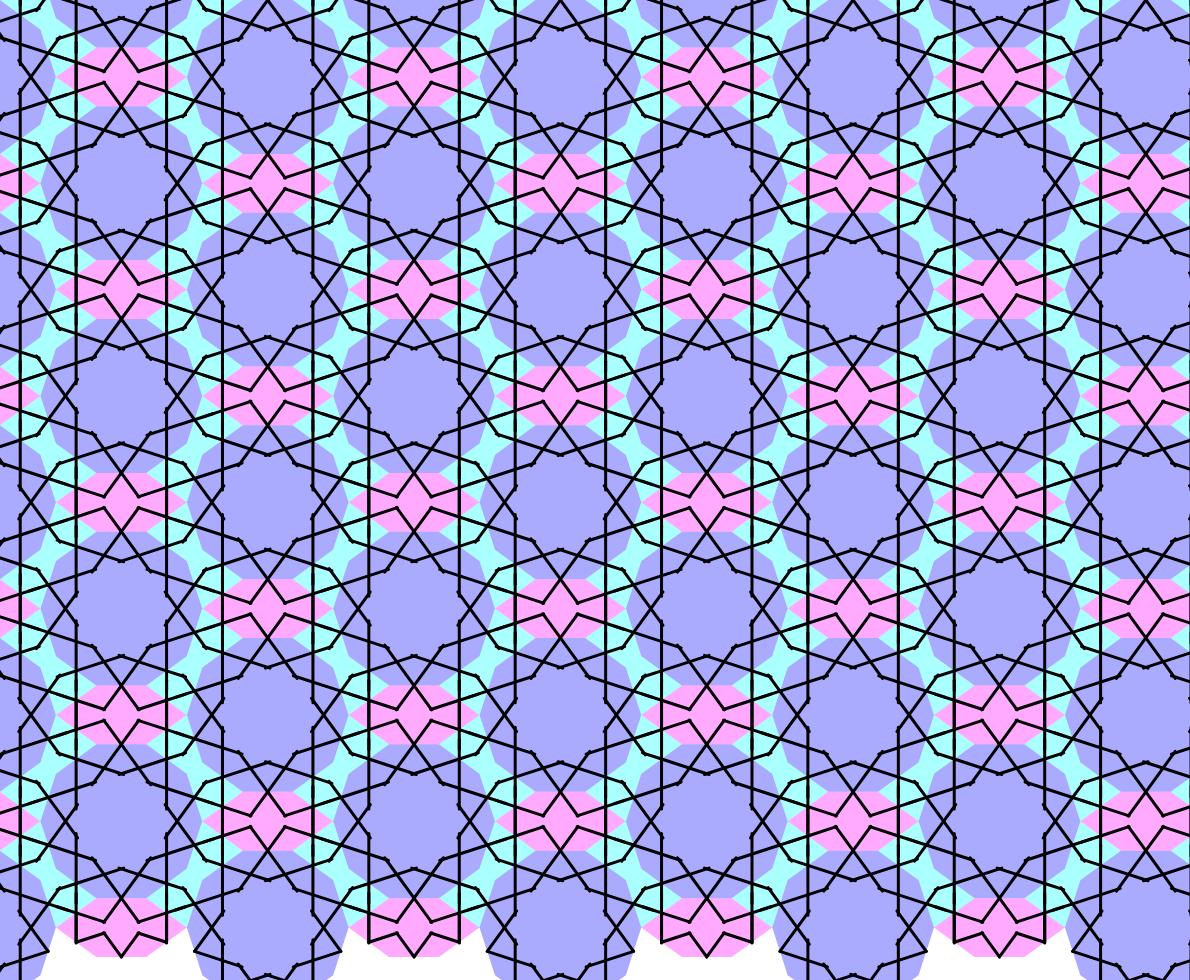
Frame 1 (no input)
Frame 60 (no input): identical to frame 1, image omitted
Frame 120 (the mouse pressed at the canvas centre since frame 60): identical to frame 1, image omitted

The p5.js sketch that drew this single still picture (run headless with seeded random() and noise() and a simulated clock; from frame 60 on, the mouse is pressed at the canvas centre):

// p5.js sketch
// ── sketch.js
// описание внутренних углов тайлов 
const pentagon = Array(5).fill(108);
const decagon = Array(10).fill(144);
const hexagon = [72, 144, 144, 72, 144, 144];
const bowtie = [72, 72, 216, 72, 72, 216];
const rhombus = [72, 108, 72, 108];

// каждому тайлу сопоставляем цвет
const options = [[rhombus, "#ff000055"], [pentagon, "#00ff0055"], [decagon, "#0000ff55"], [hexagon, "#ff00ff55"], [bowtie, "#00ffff55"]];

// массив сгенерированных тайлов
const tiles = [];

// смещение от изначального положения (для возможности перетаскивания отображаемой области области)
let displacement;

function setup() {
  displacement = createVector();
  // создаем холст
  createCanvas(window.innerWidth - 10, window.innerHeight - 20);

  // шаблоны тайлов для расположения на холсте
  const samples = 
  [
    new Tile(...options[2], createVector(), 50),
    (new Tile(...options[3], createVector(), 30)).rotate(PI / 5, 3),
    (new Tile(...options[4], createVector(), 20)).rotate(6 / 5 * PI),
    (new Tile(...options[4], createVector(), 20)).rotate(6 / 5 * HALF_PI)
  ];

  // константы смещения
  // для вытянутого гексагона
  const hexoffconst = getDistVec(samples[0], 5, 7).add(getDistVec(samples[1], 3, 4));
  // для "бабочки"
  const bowoffconst = getDistVec(samples[0], 7, 0);
  // горизонтальное смещение тайлов
  const horoffconst = createVector(getDistVec(samples[0], 0, 5).mag() + getDistVec(samples[1], 0, 3).mag());
  // вертикальное
  const veroffconst = createVector(0, getDistVec(samples[0], 2, 0).add(getDistVec(samples[1], 2, 3)).y);
  // переодическое смещение (каждую вторую строку)
  const horperconst = createVector(getDistVec(samples[0], 2, 9).add(getDistVec(samples[1], 2, 3)).x);

  for (let i = -1; i < 9; ++i) {
    // будет ли смещение вправо в данной строке
    const horperoff = horperconst.copy().mult(abs(i) % 2);
    // вертикальное смещение слоя i
    const veroff = veroffconst.copy().mult(i);
    // повторяем, чтобы сделать паттерн
    for (let j = -1; j < 9; ++j) {
      // горизонтальное смещение колонки j
      const offset = horoffconst.copy().mult(j).add(horperoff).add(veroff);
      // обавляем декагон
      tiles.push(samples[0].copy().move(offset));
      // гексагон
      tiles.push(samples[1].copy().move(offset.copy().add(hexoffconst)));
      // и 2 "бабочки"
      tiles.push(samples[2].copy().move(offset));
      tiles.push(samples[3].copy().move(offset.copy().add(bowoffconst)));
    }
  }
}

function draw() {
  background(255);
  // смещаемся на текущее смещение по координатам
  translate(displacement.x, displacement.y);
  // для каждого объекта из tiles вызываем метод draw (отрисовка)
  tiles.map(tile => tile.draw());
}

function mouseDragged() {
  // добавить смещение при перетаскивании мышкой
  displacement.add(createVector(mouseX - pmouseX, mouseY - pmouseY));
  return false;
}

function touchMoved() {
  // тоже перетаскивание, но для мобильных устройств (тачскринов)
  mouseDragged();
  return false;
}
// ── edge.js
/**
 * @class Класс для хранения вершин ребра
 */
class Edge {
  /**
   * Конструктор
   * @param {p5.Vector} p1 вершина 1
   * @param {p5.Vector} p2 вершина 2
   */
  constructor(p1, p2) {
    this.p1 = p1.copy();
    this.p2 = p2.copy();
  }
  /**
   * Получить длину ребра
   * @returns {number}
   */
  len() {
    return this.p1.copy().sub(this.p2).mag();
  }
  /**
   * Получить середину ребра
   * @returns {p5.Vector}
   */
  mid() {
    return this.p1.copy().add(this.p2).div(2);
  }
  /**
   * Удлинить ребро от первой точки
   * @param {number} val множитель
   * @returns {Edge}
   */
  scale1(val) {
    this.p2.sub(this.p1);
    this.p2.mult(val/this.p2.mag()).add(this.p1);
    return this;
  }
  /**
   * Удлинить ребро от второй точки
   * @param {number} val множитель
   * @returns {Edge}
   */
  scale2(val) {
    this.p1.sub(this.p2);
    this.p1.mult(val/this.p1.mag()).add(this.p2);
    return this;
  }
  /**
   * Повернуть ребро относительно первой вершины на `angle` в радианах
   * @param {number} angle Угол
   * @returns {Edge}
   */
  rotate1(angle) {
    this.p2.sub(this.p1).rotate(angle).add(this.p1);
    return this;
  }
  /**
   * Повернуть ребро относительно второй вершины на `angle` в радианах
   * @param {number} angle Угол
   * @returns {Edge}
   */
  rotate2(angle) {
    this.p1.sub(this.p2).rotate(angle).add(this.p2);
    return this;
  }
  /**
   * Отрисовка
   */
  draw() {
    line(this.p1.x, this.p1.y, this.p2.x, this.p2.y);
  }
}
// ── helper.js
/**
 * @param {p5.Vector} point
 * @param {Array<p5.Vector>} vs
 * @returns {boolean} is a point inside polygon
 */
function inside(point, vs) {
  // ray-casting algorithm based on
  // https://wrf.ecse.rpi.edu/Research/Short_Notes/pnpoly.html/pnpoly.html

  const x = point.x, y = point.y;

  let inside = false;
  for (let i = 0, j = vs.length - 1; i < vs.length; j = i++) {
    const xi = vs[i].x, yi = vs[i].y;
    const xj = vs[j].x, yj = vs[j].y;

    const intersect = ((yi > y) != (yj > y))
      && (x < (xj - xi) * (y - yi) / (yj - yi) + xi);
    if (intersect) inside = !inside;
  }

  return inside;
};

// Warn if overriding existing method
if (Array.prototype.equals)
  console.warn("Overriding existing Array.prototype.equals. Possible causes: New API defines the method, there's a framework conflict or you've got double inclusions in your code.");
// attach the .equals method to Array's prototype to call it on any array
Array.prototype.equals = function (array) {
  // if the other array is a falsy value, return
  if (!array)
    return false;

  // compare lengths - can save a lot of time 
  if (this.length != array.length)
    return false;

  for (let i = 0, l = this.length; i < l; i++) {
    // Check if we have nested arrays
    if (this[i] instanceof Array && array[i] instanceof Array) {
      // recurse into the nested arrays
      if (!this[i].equals(array[i]))
        return false;
    }
    else if (this[i] != array[i]) {
      // Warning - two different object instances will never be equal: {x:20} != {x:20}
      return false;
    }
  }
  return true;
}
// Hide method from for-in loops
Object.defineProperty(Array.prototype, "equals", { enumerable: false });

/**
 * @param {Array} items
 * @returns {any} randomly sampled item from array
 */
function sample(items) {
  return items[floor(random() * items.length)];
}

// Warn if overriding existing method
if (Array.prototype.copy)
  console.warn("Overriding existing Array.prototype.copy. Possible causes: New API defines the method, there's a framework conflict or you've got double inclusions in your code.");
// attach the .copy method to Array's prototype to call it on any array
Array.prototype.copy = function () {
  return this.map(a => a);
}

// Warn if overriding existing method
if (Array.prototype.deep_copy)
  console.warn("Overriding existing Array.prototype.deep_copy. Possible causes: New API defines the method, there's a framework conflict or you've got double inclusions in your code.");
// attach the .deep_copy method to Array's prototype to call it on any array
Array.prototype.deep_copy = function () {
  return this.map(a => {
    if (a.deep_copy) {
      return a.deep_copy();
    }
    if (a.copy) {
      return a.copy();
    }
    return a;
  });
}

/**
 * Returns `-1` on `val`ues less than `0` and `1` else
 * @param {number} val 
 * @returns 
 */
function sign(val) {
  if (val < 0)
    return -1;
  return 1;
}

/**
 * Получить расстояние между вершинами тайла
 * @param {Tile} tile тайл
 * @param {integer} i первая вершина
 * @param {integer} j вторая вершина
 * @returns {integer} расстояние между вершинами тайла
 */
function getDistVec(tile, i, j) {
  return tile.points[i].copy().sub(tile.points[j]);
};
// ── tile.js
/**
 * @class Класс для хранения вершин тайла, а так же цвета, длины внутренних girih
 */
class Tile {
  constructor(angles = [], color = "#000000", position = createVector(), dashlen = 25, angleMode = DEGREES) {
    this.angles = angles.map(a => a);
    this.color = color;
    this.points = [];
    this.dashlen = dashlen;
    const point = position;
    let angle = 0;
    for (let a of this.angles) {
      this.points.push(point.copy());
      angle += PI - a * (angleMode == DEGREES ? TWO_PI / 360 : 1);
      const vel = createVector(50, 0);
      vel.rotate(angle);
      point.add(vel);
    }
  }
  /**
   * Скопировать все вершины, цвет и длину girih
   * @returns {Tile} Копию тайла
   */
  copy() {
    const t = new Tile();
    t.angles = this.angles.copy();
    t.color = this.color;
    t.points = this.points.deep_copy();
    t.dashlen = this.dashlen;
    return t;
  }
  /**
   * Отрисовка
   */
  draw() {
    push();
    fill(this.color);
    strokeWeight(0);
    beginShape();
    this.points.map(point => vertex(point.x, point.y));
    endShape(CLOSE);
    pop();

    for (let i = 0; i < this.points.length; ++i) {
      const p1 = this.points[i];
      const p2 = this.points[(i + 1) % this.points.length];
      const middle = p1.copy().add(p2).div(2);
      const first = new Edge(middle, p1);
      const second = new Edge(middle, p2);
      first.rotate1(-3 * HALF_PI / 5).scale1(this.dashlen);
      second.rotate1(3 * HALF_PI / 5).scale1(this.dashlen);
      strokeWeight(3);
      first.draw();
      second.draw();
    }
  }
  /**
   * @param {Tile} poly
   * @returns {boolean} do polygons overlap
   */
  overlaps(poly) {
    for (let pt of this.points) {
      if (inside(pt, poly.points))
        return true;
    }
    return false;
  }
  /**
   * Повернуть тайл вокруг вершины `idx` на `angle` градусов/радиан в зависомости от `angleMode`
   * @param {number} angle угол
   * @param {integer} idx индекс вершины
   * @param {RADIANS|DEGREES} angleMode режим измерения угла
   * @returns {Tile} возвращает ссылку на этот же тайл для возможности цепного вызова подобных функций
   * @example 
   * tile.rotate(PI/2).move(createVector(50, 30));
   */
  rotate(angle, idx = 0, angleMode = RADIANS) {
    const basis = this.points[idx].copy();
    const mult = angleMode == DEGREES ? 360 / TWO_PI : 1;
    this.points = this.points.map(a => a.sub(basis).rotate(angle * mult).add(basis));
    return this;
  }
  /**
   * переместить тайл относительно текущей позиции на `offset`
   * @param {p5.Vector} offset вектор смещения
   * @returns {Tile}
   */
  move(offset) {
    this.points.map(pt => pt.add(offset));
    return this;
  }

  /**
   * переместить тайл абсолютно, установив вершину с индексом `idx` в точку `pos`
   * @param {p5.Vector} pos смещение
   * @param {integer} idx индекс вершины
   * @returns {Tile}
   */
  setpos(pos, idx = 0) {
    const basis = this.points[idx].copy();
    this.points = this.points.map(a => a.sub(basis).add(offset));
    return this;
  }
}
